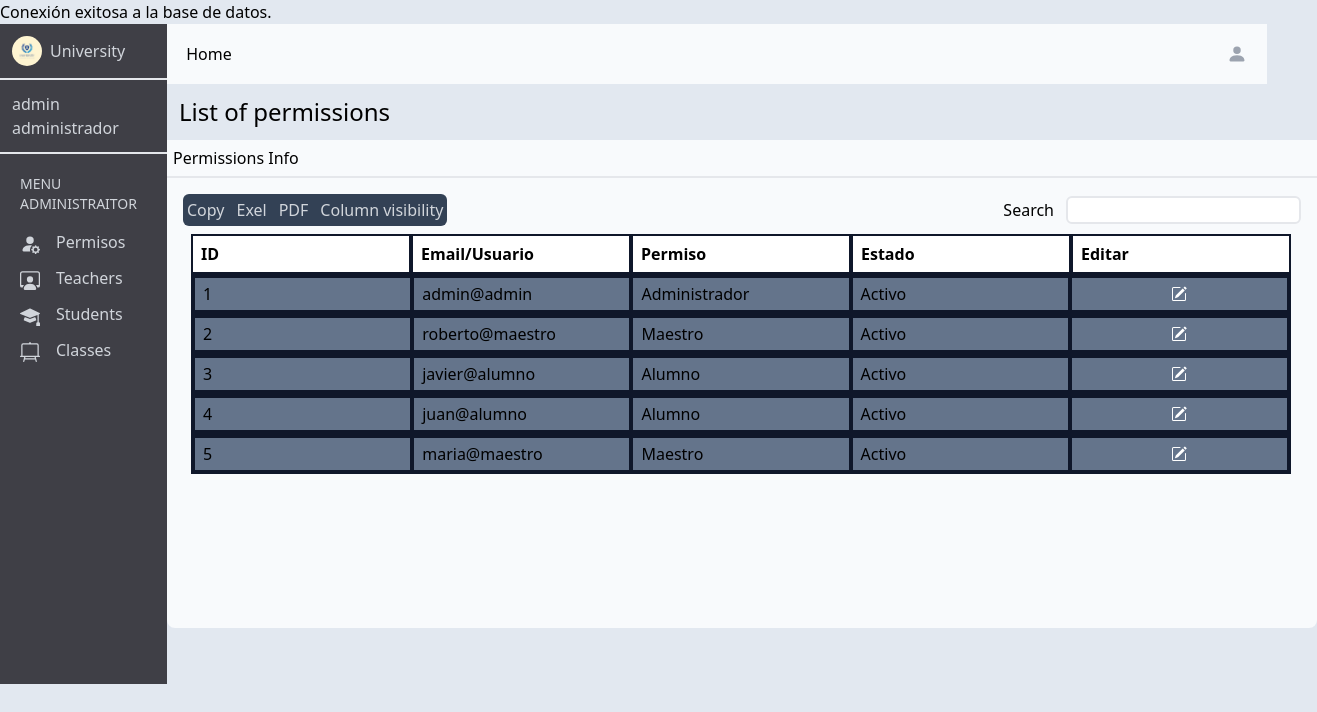
Before: /adminperm.php (signed in) with the older database file.
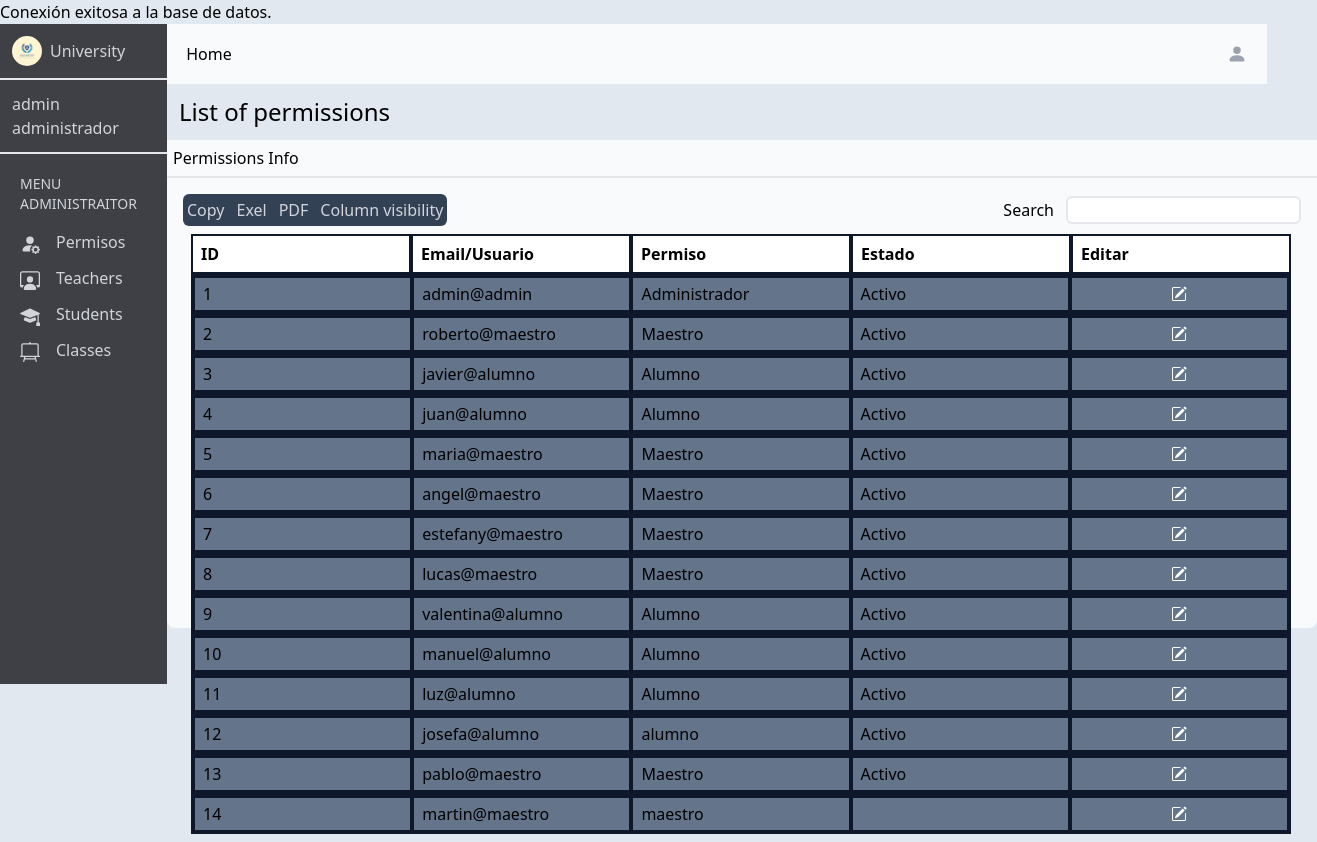
After: the same page with the newer database file.
### tables this page shows
CREATE TABLE IF NOT EXISTS `administrador` (
  `id` int NOT NULL AUTO_INCREMENT,
  `dni` int NOT NULL,
  `nombre` varchar(100) NOT NULL,
  `usuario` varchar(250) NOT NULL,
  `contrasena` varchar(250) NOT NULL,
  `permiso` varchar(100) NOT NULL,
  `estado` varchar(100) NOT NULL,
  `direccion` varchar(250) NOT NULL,
  `nacimiento` date NOT NULL,
  `clase` varchar(100) NOT NULL,
  PRIMARY KEY (`id`),
  UNIQUE KEY `dni` (`dni`),
  UNIQUE KEY `usuario` (`usuario`(100)),
  KEY `dni_2` (`dni`)
);

### adminperm.php (the view, shortened to what the changed rows need)
<?php
require "connection.php";
$consulta = "SELECT * FROM administrador";
$resultado = mysqli_query($connection, $consulta);
?>
<!DOCTYPE html>
<html lang="en">
<head>
    <link href="/dist/output.css" rel="stylesheet">
</head>
<body class="bg-slate-200">
    <main class="h-screen flex">
        <div class="flex flex-col">
            <div>
                <div class="w-full h-custom-450 p-4 bg-slate-50 rounded-b-lg">
                    <div class="w-custom-1100 flex flex-col p-2">
                        <?php
                        $contador = 1;
                        while (($fila = mysqli_fetch_assoc($resultado))) {
                            echo "<div class='w-custom-1100 h-custom-40 flex bg-slate-500 border-2 border-slate-900'>";
                            echo "<div class='w-custom-220 border-2 border-slate-900 flex items-center p-2'>" . $contador . "</div>";
                            echo "<div class='w-custom-220 border-2 border-slate-900 flex items-center p-2'>" . $fila['usuario'] . "</div>";
                            echo "<div class='w-custom-220 border-2 border-slate-900 flex items-center p-2'>" . $fila['permiso'] . "</div>";
                            echo "<div class='w-custom-220 border-2 border-slate-900 flex items-center p-2'>" . $fila['estado'] . "</div>";
                            echo "<button class='w-custom-220 border-2 border-slate-900 flex justify-center items-center p-2' onclick='editper(" . $fila['dni'] . ", \"" . $fila['usuario'] . "\", \"" . $fila['estado'] . "\" )'>" . "<svg xmlns='http://www.w3.org/2000/svg width='16' height='16' fill='currentColor' class='bi bi-pencil-square text-white' viewBox='0 0 16 16'>" .
                                "<path d='M15.502 1.94a.5.5 0 0 1 0 .706L14.459 3.69l-2-2L13.502.646a.5.5 0 0 1 .707 0l1.293 1.293zm-1.75 2.456-2-2L4.939 9.21a.5.5 0 0 0-.121.196l-.805 2.414a.25.25 0 0 0 .316.316l2.414-.805a.5.5 0 0 0 .196-.12l6.813-6.814z'/>" . "
                                <path fill-rule='evenodd' d='M1 13.5A1.5 1.5 0 0 0 2.5 15h11a1.5 1.5 0 0 0 1.5-1.5v-6a.5.5 0 0 0-1 0v6a.5.5 0 0 1-.5.5h-11a.5.5 0 0 1-.5-.5v-11a.5.5 0 0 1 .5-.5H9a.5.5 0 0 0 0-1H2.5A1.5 1.5 0 0 0 1 2.5v11z'/>" .
                                "</svg>" . "</button>";
                            echo "</div>";
                            $contador++;
                        }
                        ?>
                    </div>
                </div>
            </div>
        </div>
    </main>
</body>
</html>

Changed rows visible on the page:
added administrador: usuario "angel@maestro", permiso "Maestro", estado "Activo"
added administrador: usuario "estefany@maestro", permiso "Maestro", estado "Activo"
added administrador: usuario "lucas@maestro", permiso "Maestro", estado "Activo"
added administrador: usuario "valentina@alumno", permiso "Alumno", estado "Activo"
added administrador: usuario "manuel@alumno", permiso "Alumno", estado "Activo"
added administrador: usuario "luz@alumno", permiso "Alumno", estado "Activo"
added administrador: usuario "josefa@alumno", permiso "alumno", estado "Activo"
added administrador: usuario "pablo@maestro", permiso "Maestro", estado "Activo"
added administrador: usuario "martin@maestro", permiso "maestro"
